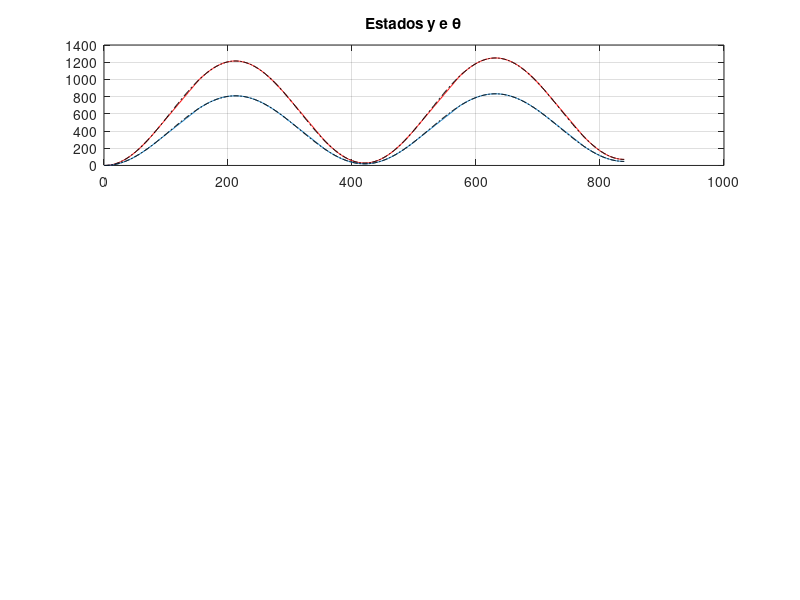

MATLAB code for this plot: (Note: this script raises an error after producing the figure.)
clear all; close all; clc;

% Inicializacao das constantes:
T = 0.1; % periodo de amostragem.
v = 30; % velocidade tangencial.
N = 5; % horizonte de predicao.

% Modelo linear do Julio:
% x(k+1) = Ax(k) + Bu(k)
A = eye(2);
B = [(v*T)^2/2 ; v*T];

% Matrizes de peso:
Q = eye(size(A)); % do estado,
R = eye(size(B,2)); % do controle

% Restricao no controle:
ulim = 1.9;
d = ones(N*size(B,2),1);
dtil = ulim*d;

% Opcoes da funcao QUADPROG:
options = optimset('LargeScale', 'off', 'Display', 'off');

% Construindo as matrizs Abar, Qbar e Rbar:
Abar = A;
Qbar = Q;
Rbar = R;
for lin = 2 : N
    Abar = [Abar ; A^lin];
    Qbar = blkdiag(Qbar,Q);
    Rbar = blkdiag(Rbar,R);
end

% Construindo a matriz S:
for col = 1 : N
    for lin = 1 : N
        if col <= lin
            S(lin*size(B,1)-size(B,1)+1:lin*size(B,1),col*size(B,2)-size(B,2)+1:col*size(B,2)) = A^(lin-col)*B;
        end
    end
end

% Construindo a matriz H:
H = 2*(Rbar+S'*Qbar*S);

% Inicializacao:
y(1) = 0;
theta(1) = 0;

% Trajetoria de referencia (no sistema global):
load yref;
load thetaref;

% ESTE EH O LOOP DA TRAJETORIA:
for k = 1 : size(yref,2)-1
    
    x0 = [y(k) ; theta(k)]; % posicao atual.
    
    p=0;
    
    % Construindo o vetor xrbar:
    xrefbar = [yref(k+1) ; thetaref(k+1)];
    for i = 2 : N
        if k+i > size(yref,2)-1
            p=p+1
            xrefbar = [xrefbar ; yref(k) ; thetaref(k)];
        else
            xrefbar = [xrefbar ; yref(k+i) ; thetaref(k+i)];        
        end
    end
  
    % funcao f:
    f = 2*S'*Qbar*(Abar*x0 - xrefbar);
    
    gamma(:,k) = quadprog(H,f,[],[],[],[],-dtil,dtil,[],options);
    % gamma e uma matriz de N X size(y,2) elementos.
    % A primeira linha eh o controle do MPC.
    
    % Modelo linear do Julio:
    y(k+1) = y(k) + ((v*T)^2/2)*gamma(1,k);
    theta(k+1) = theta(k) + v*T*gamma(1,k);
 
end

load gammaref;

% Graficos:
subplot(3,1,1);
hold on; box on; grid on;
plot(1:size(y,2), y, 'r');
plot(1:size(yref,2), yref, '-.k');
plot(1:size(theta,2), theta);
plot(1:size(thetaref,2), thetaref, '-.k');
title('Estados y e \theta');
legend('y','y_{ref}','\theta','\theta_{ref}',0);
hold off;
subplot(3,1,2);
hold on; box on; grid on;
plot(1:size(gamma,2), gamma(1,:),'r');
plot(1:size(gammaref,2), gammaref,'-.k');
title('Controle \gamma');
legend('\gamma','\gamma_{ref}',0);
hold off;
subplot(3,1,3);
hold on; box on; grid on;
plot(1:size(y,2), y(1,:)-yref,'r');
plot(1:size(theta,2), theta(1,:)-thetaref,'b');
title('Erros dos estados');
legend('e_y','e_{\theta}',0);
hold off;

